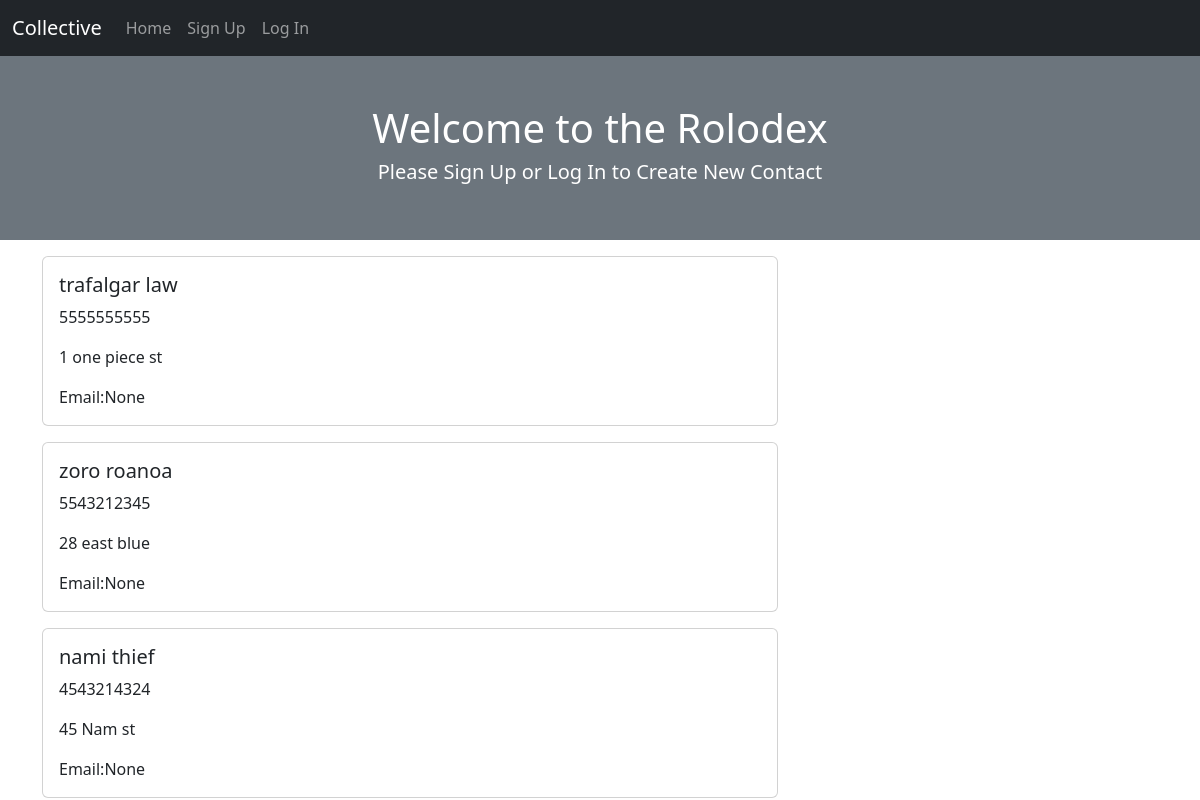
Before: /view with the older database file.
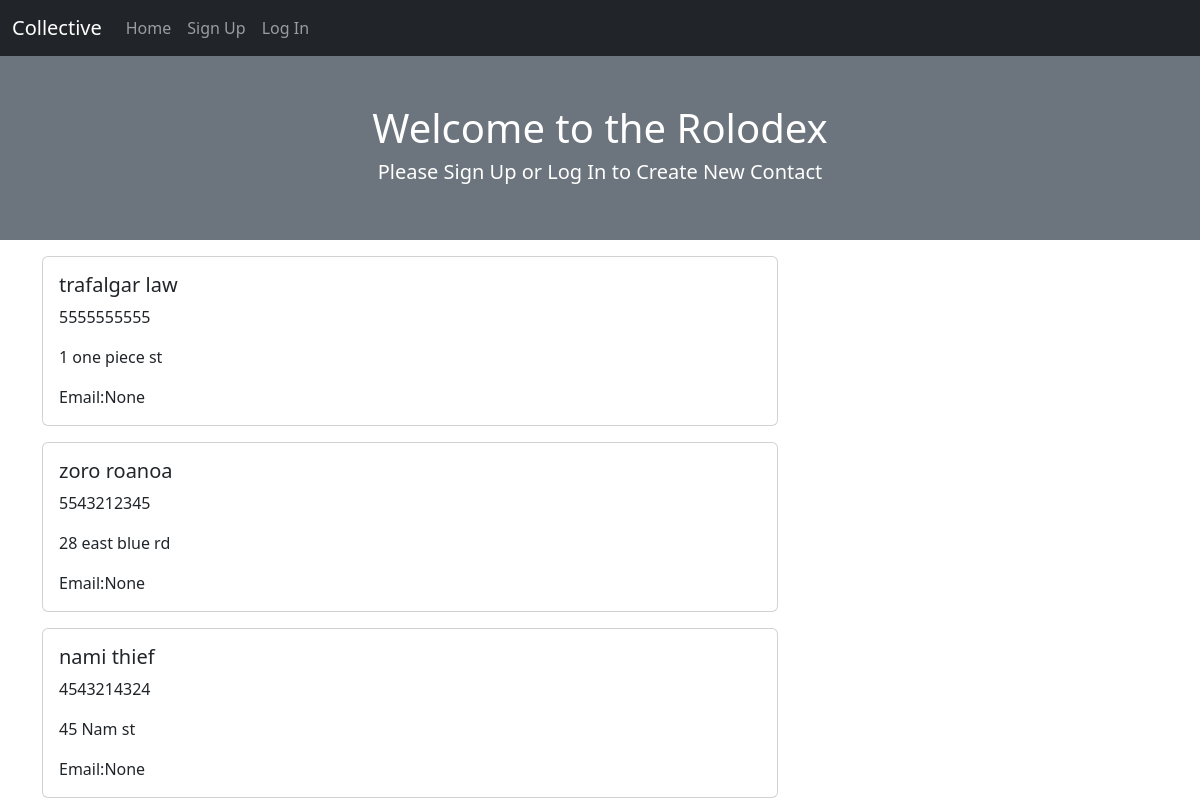
After: the same page with the newer database file.
### app/models.py (models this page shows, shortened)
class Address(db.Model):
    id = db.Column(db.Integer, primary_key=True)
    first_name = db.Column(db.String(64), nullable=False)
    last_name = db.Column(db.String(64), nullable=False)
    phone = db.Column(db.String(15), nullable=False)
    address = db.Column(db.String(64))
    email = db.Column(db.String(64))
    notes = db.Column(db.String(64))
    user_id = db.Column(db.Integer, db.ForeignKey('users.id'))

### app/routes.py (the view)
@app.route('/view')
def view():
    addresses = Address.query.all()
    return render_template('view.html', addresses = addresses)

### app/templates/view.html (shortened to what this page needs)
{% extends 'base.html' %}
{% block header %}
    <h1>Welcome to the Rolodex</h1>
    {% if current_user.is_authenticated %}
        <h5>Nice to see you again, {{ current_user.username }}!</h5>
    {% else %}
        <h5>Please Sign Up or Log In to Create New Contact</h5>
    {% endif %}
{% endblock %}
{% block content %}
    <div class="row">
        <div class="col-12 col-lg-8 order-1 order-lg-0">
            {% for address in addresses %}
                <div class="card mt-3">
                    <div class="row g-0">
                        <div class="col-md-8">
                            <div class="card-body">
                                <h5 class="card-title">{{ address.first_name }} {{address.last_name}}</h5>
                                <p class="card-text">{{ address.phone }}</p>
                                <p class="card-text">{{ address.address }}</p>
                                <p class="card-text">Email:{{ address.email }}</p>
                            </div>
                        </div>
                    </div>
                </div>
            {% endfor %}
        </div>
    </div>
{%endblock%}

### app/templates/base.html (shortened to what this page needs)
<!DOCTYPE html>
<html lang="en">
<head>
    <link rel="stylesheet" href="https://cdn.jsdelivr.net/npm/bootstrap@5.3.0-alpha1/dist/css/bootstrap.min.css">
</head>
<body>
    {% include 'nav.html' %}
    <div class="row bg-secondary py-5">
        <div class="col text-center text-white">
            {% block header %}{% endblock %}
        </div>
    </div>
    <div class="container">
        {% block content %}
        {% endblock %}
    </div>
</body>
</html>

### app/templates/nav.html (shortened to what this page needs)
<nav class="navbar navbar-expand-lg bg-dark" data-bs-theme="dark">
    <div class="container-fluid">
        <a class="navbar-brand" href="/">Collective</a>
        <div class="collapse navbar-collapse" id="collapseLinks">
        <div class="navbar-nav">
            <a class="nav-link" href="/">Home</a>
            {%if current_user.is_authenticated%}
                <a class="nav-link" href="/contacts">Add Contact</a>
                <a class="nav-link" href="/logout">Log Out</a>
                <a class="nav-link" href="/view">View Rolo</a>
            {%else%}
                <a class="nav-link" href="/signup">Sign Up</a>
                <a class="nav-link" href="/login">Log In</a>
            {%endif%}
        </div>
        </div>
    </div>
</nav>

Changed rows visible on the page:
changed Address "zoro": address "28 east blue" → "28 east blue rd"
